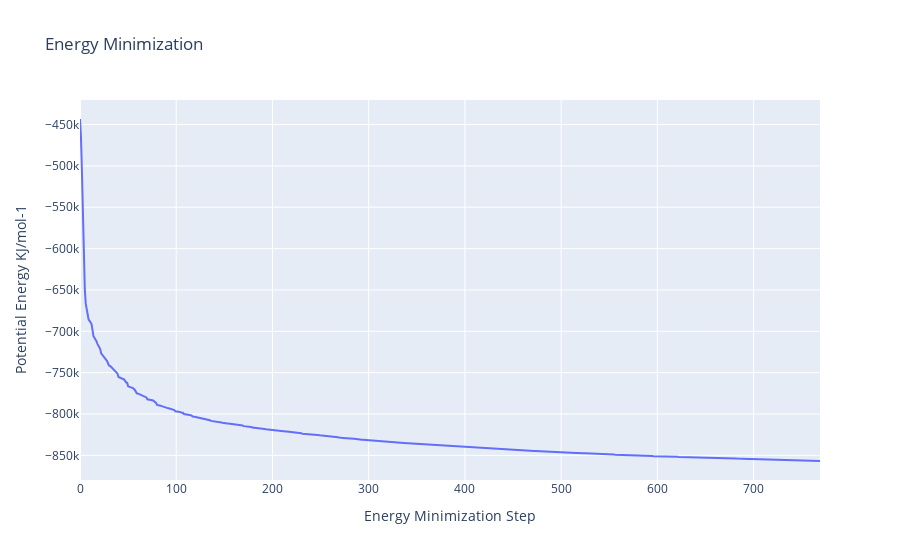

The notebook cell this image was saved under:
### Code cell
import plotly
import plotly.graph_objs as go

#Read data from file and filter energy values higher than 1000 Kj/mol^-1
with open(output_min_ene_xvg,'r') as energy_file:
    x,y = map(
        list,
        zip(*[
            (float(line.split()[0]),float(line.split()[1]))
            for line in energy_file 
            if not line.startswith(("#","@")) 
            if float(line.split()[1]) < 1000 
        ])
    )

plotly.offline.init_notebook_mode(connected=True)

fig = {
    "data": [go.Scatter(x=x, y=y)],
    "layout": go.Layout(title="Energy Minimization",
                        xaxis=dict(title = "Energy Minimization Step"),
                        yaxis=dict(title = "Potential Energy KJ/mol-1")
                       )
}

plotly.offline.iplot(fig)

### Figure 1 — Plotly figure (JSON) as saved in the notebook; plotly's stock layout.template omitted (floating-point values rounded to 4 significant figures; data arrays with more than 128 entries replaced by an {"elided": "..."} marker saying what was removed)
{"data": [{"type": "scatter", "x": {"elided": "610 int values"}, "y": {"elided": "610 float values"}}], "layout": {"title": {"text": "Energy Minimization"}, "xaxis": {"title": {"text": "Energy Minimization Step"}}, "yaxis": {"title": {"text": "Potential Energy KJ/mol-1"}}}}
